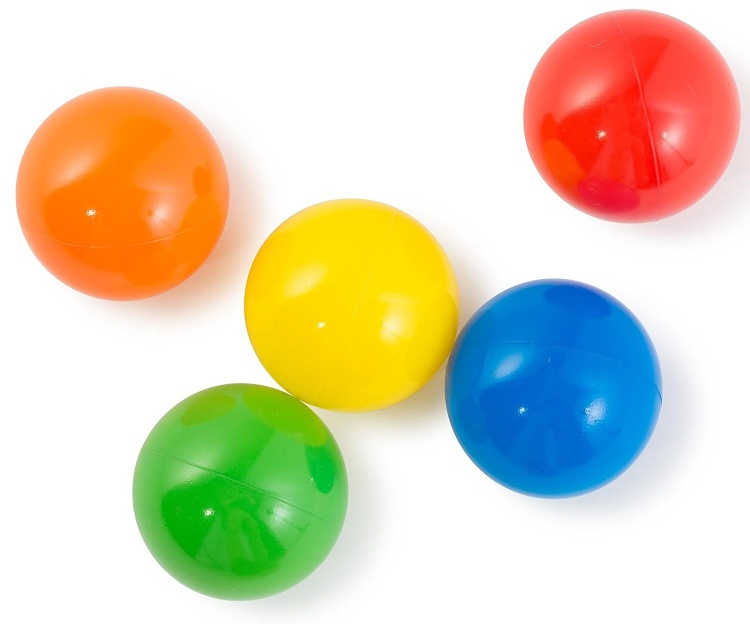
#> input picture line_RANSAC_LSD_Hough/img/Balls.jpg, 750 x 624 px
$ python circle_Hough.py
#> lines starting #> are read from the running program, lines starting #| are printed output that depends on the picture; after the words box and inside, x2 and y2 are one past the last pixel; in counts of white or black regions, pixels touching at a corner belong together
import numpy as np
import cv2

img = cv2.imread("./img/Balls.jpg")
#> img is the input picture: shape (624, 750, 3); mean B, G, R 182.1, 210.3, 218.7
gray = cv2.cvtColor(img, cv2.COLOR_BGR2GRAY)
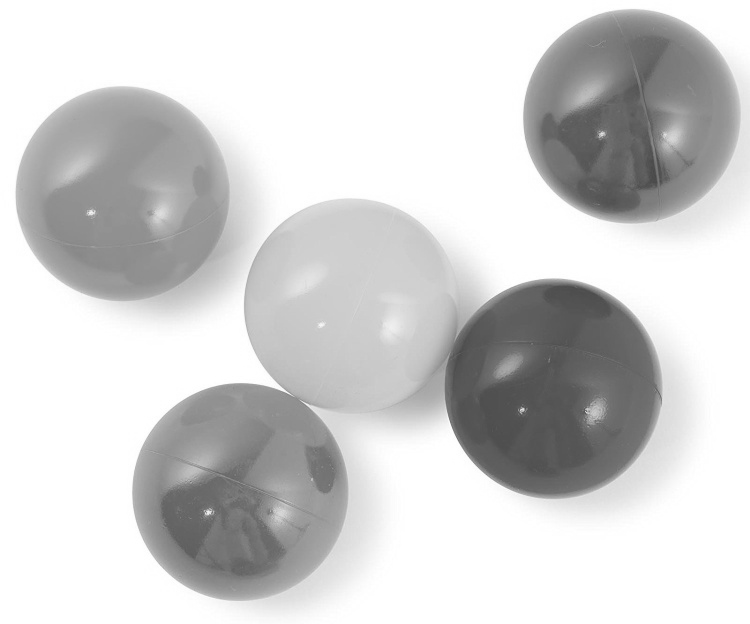
#> gray: shape (624, 750); min 71, max 255, mean 209.6

circles = cv2.HoughCircles(gray, cv2.HOUGH_GRADIENT, 2, 100)
#> circles = [[123, 193, 107.8], [553, 387, 109.6], [631, 117, 107.2], [351, 307, 108.4], [239, 489, 106.2]]
for c in circles[0]:
    c[2] = np.round(c[2])
#> this loop made 5 passes

for (x, y, r) in circles[0]:
    cv2.circle(img, (x, y), r, (0, 0, 0), 2)
    cv2.circle(img, (x, y), 2, (0, 0, 0), 2)
#> this loop made 5 passes
#> (x, y, r) on passes 1 to 5: (123, 193, 108), (553, 387, 110), (631, 117, 107), (351, 307, 108), (239, 489, 106)
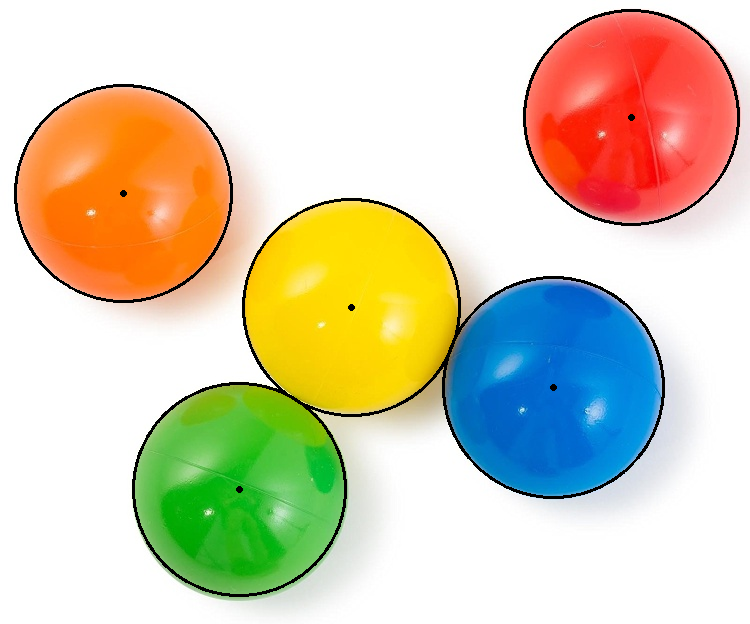
#> img: shape (624, 750, 3); 2.16% of pixels changed, all inside (x1, y1, x2, y2) = (14, 9, 740, 597)

cv2.imwrite("./img/Balls_Output.jpg", img)
